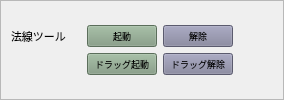
                <widget class="QFrame" name="normToolFrame">
                 <property name="minimumSize">
                  <size>
                   <width>0</width>
                   <height>0</height>
                  </size>
                 </property>
                 <property name="frameShape">
                  <enum>QFrame::StyledPanel</enum>
                 </property>
                 <property name="frameShadow">
                  <enum>QFrame::Raised</enum>
                 </property>
                 <layout class="QGridLayout" name="gridLayout_8">
                  <property name="leftMargin">
                   <number>10</number>
                  </property>
                  <property name="topMargin">
                   <number>2</number>
                  </property>
                  <property name="rightMargin">
                   <number>10</number>
                  </property>
                  <property name="bottomMargin">
                   <number>2</number>
                  </property>
                  <item row="0" column="0">
                   <layout class="QVBoxLayout" name="verticalLayout">
                    <item>
                     <layout class="QHBoxLayout" name="normToolHLO">
                      <item>
                       <widget class="QLabel" name="normToolLbl">
                        <property name="minimumSize">
                         <size>
                          <width>70</width>
                          <height>0</height>
                         </size>
                        </property>
                        <property name="maximumSize">
                         <size>
                          <width>70</width>
                          <height>16777215</height>
                         </size>
                        </property>
                        <property name="font">
                         <font>
                          <pointsize>8</pointsize>
                         </font>
                        </property>
                        <property name="text">
                         <string>法線ツール</string>
                        </property>
                       </widget>
                      </item>
                      <item>
                       <widget class="QPushButton" name="normToolActBtn">
                        <property name="minimumSize">
                         <size>
                          <width>70</width>
                          <height>0</height>
                         </size>
                        </property>
                        <property name="maximumSize">
                         <size>
                          <width>70</width>
                          <height>16777215</height>
                         </size>
                        </property>
                        <property name="font">
                         <font>
                          <pointsize>7</pointsize>
                         </font>
                        </property>
                        <property name="toolTip">
                         <string>Menu Display &gt; Vertex Normal Edit Tool と同じ</string>
                        </property>
                        <property name="styleSheet">
                         <string notr="true">#normToolActBtn{background-color:#809a80;color:#000;}</string>
                        </property>
                        <property name="text">
                         <string>起動</string>
                        </property>
                       </widget>
                      </item>
                      <item>
                       <widget class="QPushButton" name="normToolDisableBtn">
                        <property name="minimumSize">
                         <size>
                          <width>70</width>
                          <height>0</height>
                         </size>
                        </property>
                        <property name="maximumSize">
                         <size>
                          <width>70</width>
                          <height>16777215</height>
                         </size>
                        </property>
                        <property name="font">
                         <font>
                          <pointsize>7</pointsize>
                         </font>
                        </property>
                        <property name="toolTip">
                         <string>Move Tool に切り替えます</string>
                        </property>
                        <property name="styleSheet">
                         <string notr="true">#normToolDisableBtn{background-color:#80809a;color:#000;}</string>
                        </property>
                        <property name="text">
                         <string>解除</string>
                        </property>
                       </widget>
                      </item>
                      <item>
                       <spacer name="horizontalSpacer_6">
                        <property name="orientation">
                         <enum>Qt::Horizontal</enum>
                        </property>
                        <property name="sizeHint" stdset="0">
                         <size>
                          <width>40</width>
                          <height>20</height>
                         </size>
                        </property>
                       </spacer>
                      </item>
                     </layout>
                    </item>
                    <item>
                     <layout class="QHBoxLayout" name="normToolHLO2">
                      <item>
                       <widget class="QLabel" name="normToolLbl2">
                        <property name="minimumSize">
                         <size>
                          <width>70</width>
                          <height>0</height>
                         </size>
                        </property>
                        <property name="maximumSize">
                         <size>
                          <width>70</width>
                          <height>16777215</height>
                         </size>
                        </property>
                        <property name="font">
                         <font>
                          <pointsize>8</pointsize>
                         </font>
                        </property>
                        <property name="text">
                         <string/>
                        </property>
                       </widget>
                      </item>
                      <item>
                       <widget class="QPushButton" name="normToolActBtn2">
                        <property name="minimumSize">
                         <size>
                          <width>70</width>
                          <height>0</height>
                         </size>
                        </property>
                        <property name="maximumSize">
                         <size>
                          <width>70</width>
                          <height>16777215</height>
                         </size>
                        </property>
                        <property name="font">
                         <font>
                          <pointsize>7</pointsize>
                         </font>
                        </property>
                        <property name="toolTip">
                         <string>マウスドラッグで法線を動かします</string>
                        </property>
                        <property name="styleSheet">
                         <string notr="true">#normToolActBtn2{background-color:#809a80;color:#000;}</string>
                        </property>
                        <property name="text">
                         <string>ドラッグ起動</string>
                        </property>
                       </widget>
                      </item>
                      <item>
                       <widget class="QPushButton" name="normToolDisableBtn2">
                        <property name="minimumSize">
                         <size>
                          <width>70</width>
                          <height>0</height>
                         </size>
                        </property>
                        <property name="maximumSize">
                         <size>
                          <width>70</width>
                          <height>16777215</height>
                         </size>
                        </property>
                        <property name="font">
                         <font>
                          <pointsize>7</pointsize>
                         </font>
                        </property>
                        <property name="toolTip">
                         <string>選択ツールに切り替え法線の表示を元に戻します</string>
                        </property>
                        <property name="styleSheet">
                         <string notr="true">#normToolDisableBtn2{background-color:#80809a;color:#000;}</string>
                        </property>
                        <property name="text">
                         <string>ドラッグ解除</string>
                        </property>
                       </widget>
                      </item>
                      <item>
                       <spacer name="horizontalSpacer_10">
                        <property name="orientation">
                         <enum>Qt::Horizontal</enum>
                        </property>
                        <property name="sizeHint" stdset="0">
                         <size>
                          <width>40</width>
                          <height>20</height>
                         </size>
                        </property>
                       </spacer>
                      </item>
                     </layout>
                    </item>
                   </layout>
                  </item>
                 </layout>
                </widget>
